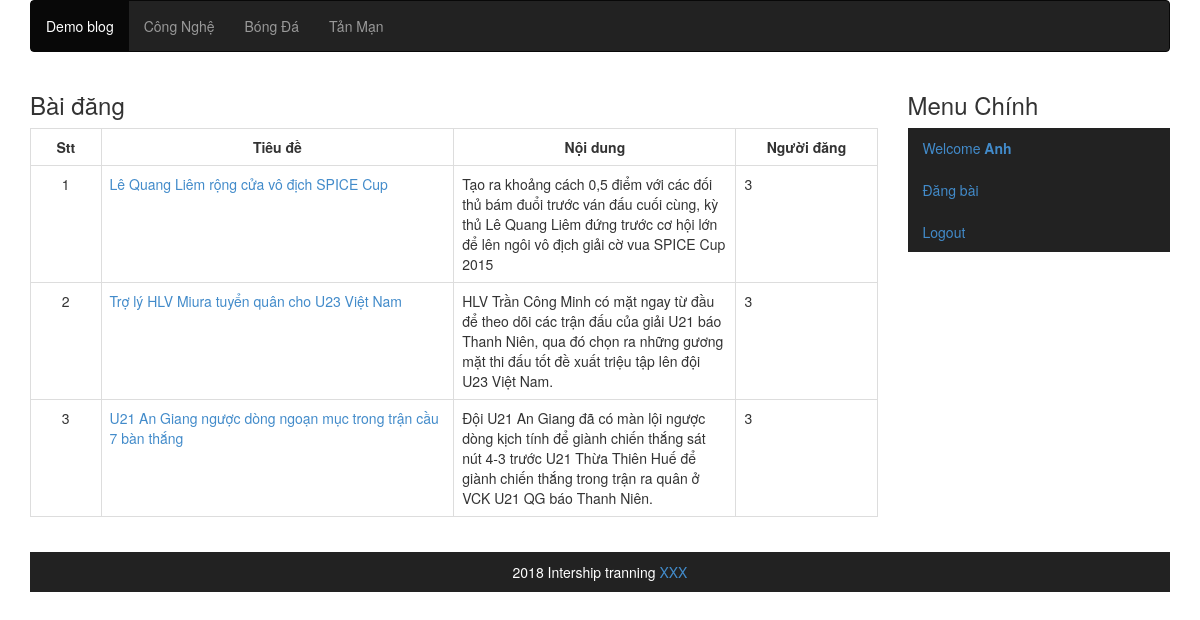
Page /index.php?c=posts&m=list (signed in) on the committed database.
### tables this page shows
CREATE TABLE `category` (
  `category_id` int(11) NOT NULL AUTO_INCREMENT,
  `category_name` varchar(255) DEFAULT NULL,
  `status` int(11) DEFAULT '1',
  PRIMARY KEY (`category_id`)
);

CREATE TABLE `post` (
  `post_id` int(11) NOT NULL AUTO_INCREMENT,
  `title` varchar(500) DEFAULT NULL,
  `description` longtext,
  `content` longtext,
  `datetime` timestamp NULL DEFAULT CURRENT_TIMESTAMP,
  `status` int(11) DEFAULT '1',
  `user_id` int(11) DEFAULT NULL,
  `category_id` int(11) DEFAULT NULL,
  `images` varchar(100) DEFAULT NULL,
  PRIMARY KEY (`post_id`),
  KEY `FK_user_idx` (`user_id`),
  KEY `FK_category_idx` (`category_id`),
  CONSTRAINT `FK_category` FOREIGN KEY (`category_id`) REFERENCES `category` (`category_id`) ON DELETE NO ACTION ON UPDATE NO ACTION,
  CONSTRAINT `FK_user` FOREIGN KEY (`user_id`) REFERENCES `user` (`user_id`) ON DELETE NO ACTION ON UPDATE NO ACTION
);

### includes/common.php (called while the page is built, shortened)
<?php
require ROOT . '/includes/db.php';
function isLogged() {
    return $_SESSION['logged'];
}
function render($file, $data) {
    extract($data);
    include ROOT . DS . 'views' . DS . $file;
}

### controllers/posts.php (called while the page is built, shortened)
<?php
function posts_list() {
    $data = array();
    $currentUser = isLogged();
    $data['post'] = model('posts')->getAllByUserId($currentUser['user_id']);
    $data['category'] = model('category')->getAllByCategoryId();
    $data['template_file'] = 'posts/list.php';
    render('layout.php', $data);
}

### index.php (called while the page is built, shortened)
<?php
require ROOT . DS . 'includes' . DS . 'common.php';
$controller = empty($_GET['c']) ? 'index' : strtolower($_GET['c']);
$method = empty($_GET['m']) ? 'index' : strtolower($_GET['m']);
$c_file = ROOT . DS . 'controllers' . DS . $controller . '.php';
$m_func = $controller . '_' . $method;
if (is_readable($c_file)) {
    call_user_func($m_func);
} else {
    die("Page not found !");
}

### includes/db.php (called while the page is built, shortened)
<?php
class DB
{
    protected $host;
    protected $user;
    protected $password;
    protected $db_name;
    protected $con;
    public function __construct()
    {
        $this->host = 'localhost';
        $this->user = 'root';
        $this->password = '';
        $this->db_name = 'test';
    }
    public function connect()
    {
        $this->con = mysqli_connect($this->host, $this->user, $this->password, $this->db_name) or die('Can not connect database !');
        mysqli_select_db($this->con, $this->db_name);
        mysqli_set_charset($this->con, 'utf8');
    }
    public function db_get_all($sql)
    {
        $result = mysqli_query($this->con, $sql);
        $data = array();
        if ($result) {
            while ($row = mysqli_fetch_assoc($result)) {
                $data[] = $row;
            }
        }
        return $data;
    }
}

### models/category.php (called while the page is built, shortened)
<?php
class Category extends Model {
    public $table = 'category';
    public function getAllByCategoryId() {
        $sql = "SELECT * FROM `{$this->table}`";
        return $this->db_get_all($sql);
    }
}
?>

### models/posts.php (called while the page is built, shortened)
<?php
class Posts extends Model
{
    public $table = 'post';
    public function getAllByUserId()
    {
        $sql = "SELECT * FROM `{$this->table}`";
        return $this->db_get_all($sql);
    }
}

### views/posts/list.php (the view, shortened to what this page needs)
<h3>Bài đăng</h3>
<table class="table table-bordered">
    <tr>
        <th class="col-md-1">Stt</th>
        <th class="col-md-5">Tiêu đề</th>
        <th class="col-md-4">Nội dung</th>
        <th class="col-md-2">Người đăng</th>
    </tr>
    <?php
        $i = 0;
        foreach ($post as $p):
        $i++;
    ?>
    <tr>
        <td class="text-center"><?php echo $i; ?></th>
        <td><a href = "index.php?c=posts&m=view&key=<?php echo $p['post_id']; ?>"><?php echo $p['title']; ?></a></td>
        <td><?php echo $p['description']; ?></td>
        <td><?php echo $p['user_id']; ?></td>
    </tr>
    <?php
        endforeach;
    ?>
</table>

### views/layout.php (shortened to what this page needs)
<!DOCTYPE html>
<html>
<head>
    <link rel="stylesheet" href="./styles/css/bootstrap.min.css">
    <link rel="stylesheet" href="./styles/css/styles.css">
</head>
<body>
  <div class='container'>
    <div class='row'>
    <div class='col-md-12'>
        <nav class="navbar navbar-inverse">
            <ul class="nav navbar-nav">
                <?php if ($logged = isLogged()): ?>
                <li class="active"><a href="index.php">Demo blog</a></li>
                    <?php foreach ($category as $cate): ?>
                <li><a href = "index.php?c=posts&m=lists&cate=<?php echo $cate['category_id']; ?>"><?php echo $cate['category_name'];?></a> </li>
                    <?php endforeach;  ?>
                <?php else: ?>
                <li class="active"><a href="index.php">Demo blog</a></li>
                <?php endif; ?>
            </ul>
        </nav>
    </div>
    <div id='content'>
        <div class='col-md-9'>
            <?php include ROOT . DS . 'views' . DS . $template_file; ?>
        </div>
        <div class='col-md-3'>
            <?php include ROOT . DS . 'views' . DS . 'blocks' . DS . 'sidebar.php'; ?>
        </div>
    </div>
    <div class="col-md-12 text-center">
        <footer>
            2018 Intership tranning <a href="">XXX</a>
        </footer>
    </div>
    </div>
</div>
</body>
</html>

### views/blocks/sidebar.php
<h3>Menu Chính</h3>
<ul class="nav nav-pills nav-stacked" style="background: #222;">
    <?php if ($logged = isLogged()): ?>
    <li><a href="index.php">Welcome <strong><?php echo $logged['fullname']; ?></strong></a></li>
    <li><a href="index.php?c=posts&m=add" >Đăng bài</a></li>
    <li><a href="index.php?c=auth&m=logout">Logout</a></li>
    <?php else: ?>
    <li><a href="index.php?c=auth&m=login">Login</a></li>
    <li><a href="index.php?c=auth&m=register">Register</a></li>
    <?php endif; ?>
</ul>

### styles/css/styles.css (style rules this page uses)
.text-center { text-align: center !important; }
footer { margin-top: 15px; background-color: #222; padding: 10px; color: #fff; }
th { text-align: center; }

### rows in the picture
category: category_name "Công Nghệ"
category: category_name "Bóng Đá"
category: category_name "Tản Mạn"
post: title "Lê Quang Liêm rộng cửa vô địch SPICE Cup", description "Tạo ra khoảng cách 0,5 điểm với các đối thủ bám đuổi trước ván đấu cuối cùng, kỳ thủ Lê Quang Liêm đứng trước cơ hội lớn để lên ngôi vô địch giải cờ vua SPICE Cup 2015", user "3"
post: title "Trợ lý HLV Miura tuyển quân cho U23 Việt Nam", description "HLV Trần Công Minh có mặt ngay từ đầu để theo dõi các trận đấu của giải U21 báo Thanh Niên, qua đó chọn ra những gương mặt thi đấu tốt đề xuất triệu tập lên đội U23 Việt Nam.", user "3"
post: title "U21 An Giang ngược dòng ngoạn mục trong trận cầu 7 bàn thắng", description "Đội U21 An Giang đã có màn lội ngược dòng kịch tính để giành chiến thắng sát nút 4-3 trước U21 Thừa Thiên Huế để giành chiến thắng trong trận ra quân ở VCK U21 QG báo Thanh Niên.", user "3"

### other values in the picture
$logged['fullname'] "Anh"
